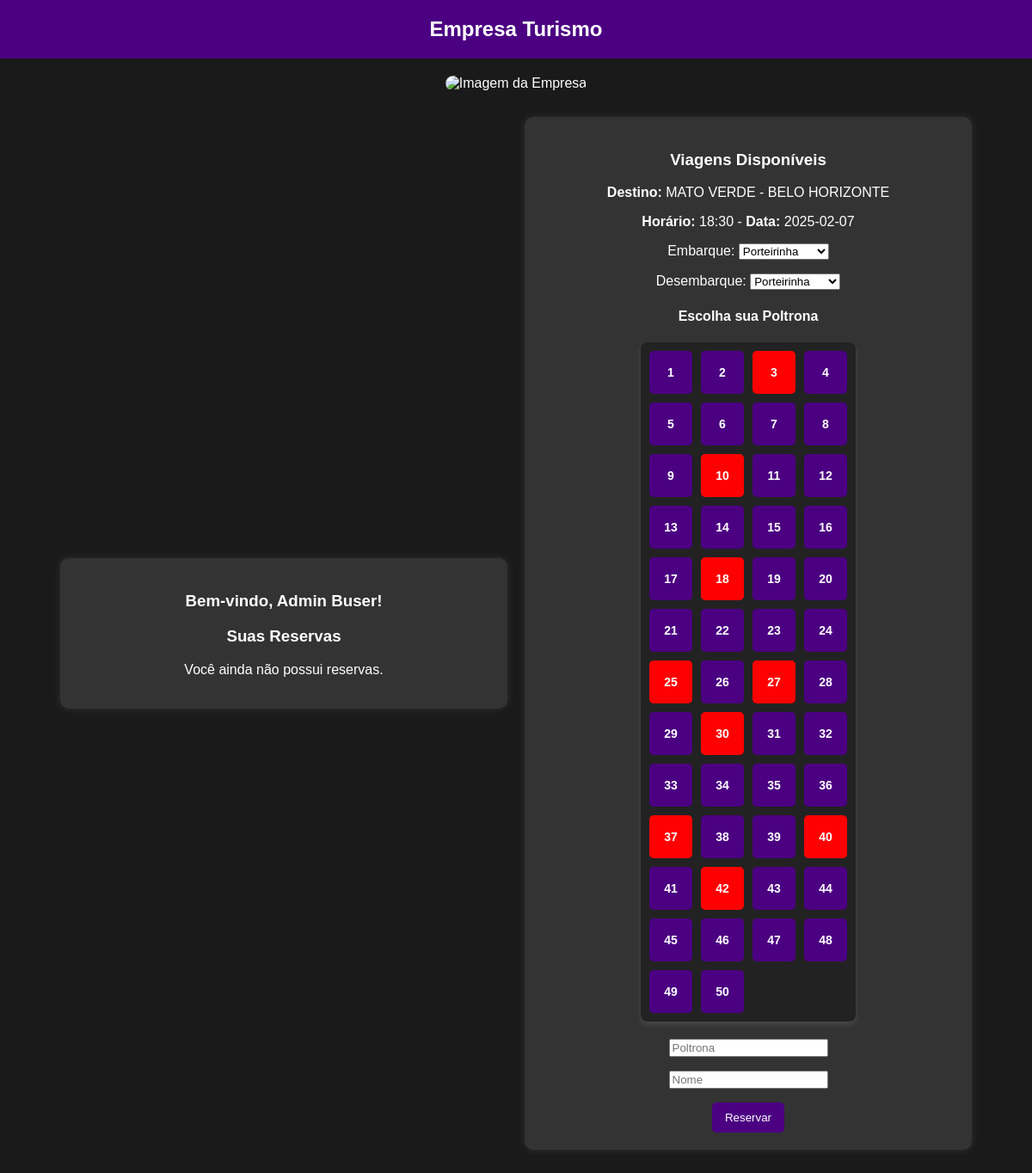
Screenshot of /user (signed in) with the database file from the repository.
### tables this page shows
CREATE TABLE usuarios (
                            id INTEGER PRIMARY KEY AUTOINCREMENT,
                            nome TEXT,
                            email TEXT UNIQUE,
                            senha TEXT,
                            tipo TEXT DEFAULT 'user',
                            idade INTEGER,
                            cidade TEXT);

CREATE TABLE viagens (
                            id INTEGER PRIMARY KEY AUTOINCREMENT,
                            origem TEXT,
                            destino TEXT,
                            data TEXT,
                            horario TEXT,
                            onibus TEXT);

### app.py (the view)
@app.route('/user')
def user():
    if 'usuario_id' in session:
        usuario_id = session['usuario_id']
        con = conectar_bd()
        cur = con.cursor()
        cur.execute("SELECT nome FROM usuarios WHERE id = ?", (usuario_id,))
        usuario = cur.fetchone()
        nome_usuario = usuario[0] if usuario else "Usuário"
        cur.execute("SELECT * FROM viagens")
        viagens = cur.fetchall()
        pontos_viagens = {}
        for viagem in viagens:
            viagem_id = viagem[0]
            cur.execute("SELECT parada FROM pontos_parada WHERE viagem_id = ? ORDER BY id", (viagem_id,))
            pontos = [row[0] for row in cur.fetchall()]
            pontos_viagens[viagem_id] = pontos  # Salva os pontos disponíveis na viagem
        cur.execute("""SELECT r.id, v.origem, v.destino, v.data, r.poltrona,
                              p_embarque.parada AS embarque, p_desembarque.parada AS desembarque, r.viagem_id
                       FROM reservas r
                       JOIN viagens v ON r.viagem_id = v.id
                       JOIN reservas_pontos rp ON r.id = rp.reserva_id
                       JOIN pontos_parada p_embarque ON rp.embarque_id = p_embarque.id
                       JOIN pontos_parada p_desembarque ON rp.desembarque_id = p_desembarque.id
                       WHERE r.usuario_id = ?""", (usuario_id,))
        reservas = cur.fetchall()
        poltronas_ocupadas = {}
        cur.execute("SELECT viagem_id, poltrona FROM reservas")
        todas_reservas = cur.fetchall()
        for viagem_id, poltrona in todas_reservas:
            if viagem_id not in poltronas_ocupadas:
                poltronas_ocupadas[viagem_id] = []
            poltronas_ocupadas[viagem_id].append(poltrona)
        pontos_embarque_desembarque = {}
        for viagem_id, pontos in pontos_viagens.items():
            pontos_embarque_desembarque[viagem_id] = {}
            for i, ponto in enumerate(pontos):
                embarque = ponto
                pontos_restantes = pontos[i + 1:]
                pontos_embarque_desembarque[viagem_id][embarque] = pontos_restantes
        con.close()
        print(reservas)
        return render_template('user.html', viagens=viagens, reservas=reservas,
                               nome_usuario=nome_usuario, poltronas_ocupadas=poltronas_ocupadas,
                               pontos_viagens=pontos_viagens, pontos_embarque_desembarque=pontos_embarque_desembarque)  # Passando a lógica de embarque/desembarque
    return redirect(url_for('login'))

### app.py (called while the page is built)
def conectar_bd():
    return sqlite3.connect('banco.db', check_same_thread=False)

### templates/user.html (shortened to what this page needs)
<!DOCTYPE html>
<html lang="pt-br">
<head>
</head>
<body>
    <div class="header">Empresa Turismo</div>
    <div class="image-container">
        <img src="https://gizmodo.uol.com.br/wp-content/blogs.dir/8/files/2023/04/onibus-double-decker-aguia-branca.jpg" alt="Imagem da Empresa">
    </div>
    <div class="container">
        <div class="left-panel">
            <h3>Bem-vindo, {{ nome_usuario }}!</h3>
            <h3>Suas Reservas</h3>
            <div class="info">
                {% if reservas %}
                    {% for reserva in reservas %}
                        <div class="viagem">
                            <p><strong>Destino:</strong> {{ reserva[2] }}</p>
                            <p><strong>Data:</strong> {{ reserva[3] }} - <strong>Poltrona:</strong> {{ reserva[4] }}</p>
                            <p><strong>Embarque:</strong> {{ reserva[5] }}</p>
                            <p><strong>Desembarque:</strong> {{ reserva[6] }}</p>
                        </div>
                    {% endfor %}
                {% else %}
                    <p>Você ainda não possui reservas.</p>
                {% endif %}
            </div>
        </div>
        <div class="right-panel">
            <h3>Viagens Disponíveis</h3>
            {% if viagens %}
                {% for viagem in viagens %}
                    <div class="viagem">
                        <p><strong>Destino:</strong> {{ viagem[2] }}</p>
                        <p><strong>Horário:</strong> {{ viagem[4] }} - <strong>Data:</strong> {{ viagem[3] }}</p>
                        <p>
                        <form method="POST" action="/reservar">
                            <label for="embarque_{{ viagem[0] }}">Embarque:</label>
                            <select id="embarque_{{ viagem[0] }}" name="embarque" required onchange="atualizarDesembarque('embarque_{{ viagem[0] }}', 'desembarque_{{ viagem[0] }}')">
                                {% for opcao in pontos_viagens[viagem[0]] %}
                                    <option value="{{ opcao }}">{{ opcao }}</option>
                                {% endfor %}
                            </select>
                        </p>
                        <p>
                            <label for="desembarque_{{ viagem[0] }}">Desembarque:</label>
                            <select id="desembarque_{{ viagem[0] }}" name="desembarque" required>
                                {% for opcao in pontos_viagens[viagem[0]] %}
                                    <option value="{{ opcao }}">{{ opcao }}</option>
                                {% endfor %}
                            </select>
                        </p>
                        <h4>Escolha sua Poltrona</h4>
                        <div class="poltronas">
                            {% for i in range(1, 51) %}
                                <div class="poltrona {% if i in poltronas_ocupadas[viagem[0]] %}ocupada{% endif %}" onclick="selecionarPoltrona(this, 'poltrona_{{ viagem[0] }}')">
                                    {{ i }}
                                </div>
                            {% endfor %}
                        </div>
                            <input type="number" id="poltrona_{{ viagem[0] }}" name="poltrona" placeholder="Poltrona" required readonly>
                            <p><input type="text" name="nome" placeholder="Nome" required></p>
                            <button type="submit" class="btn">Reservar</button>
                    </div>
                {% endfor %}
            {% else %}
                <p>Nenhuma viagem disponível no momento.</p>
            {% endif %}
        </div>
    </div>
</body>
</html>

### templates/user.html (style rules this page uses)
body { font-family: Arial, sans-serif; background-color: #1a1a1a; color: white; text-align: center; margin: 0; padding: 0; }
.header { background-color: #4B0082; padding: 20px; font-size: 24px; font-weight: bold; }
.container { display: flex; flex-wrap: wrap; justify-content: center; align-items: center; width: 90%; margin: 20px auto; }
.left-panel, .right-panel { background: #333; padding: 20px; border-radius: 10px; box-shadow: 0px 0px 10px rgba(255, 255, 255, 0.1); flex: 1; margin: 10px; min-width: 300px; }
.poltronas { display: grid; grid-template-columns: repeat(4, auto); gap: 10px; justify-content: center; margin: 20px auto; padding: 10px; width: fit-content; background: #222; border-radius: 8px; box-shadow: 0px 4px 6px rgba(255, 255, 255, 0.1); }
.poltrona { width: 50px; height: 50px; background-color: #4B0082; color: white; border-radius: 5px; display: flex; align-items: center; justify-content: center; font-size: 14px; font-weight: bold; cursor: pointer; }
.poltrona.ocupada { background-color: red; cursor: not-allowed; }
.btn { background-color: #4B0082; color: white; border: none; padding: 10px 15px; cursor: pointer; border-radius: 5px; }
.image-container { margin-top: 20px; }
.image-container img { max-width: 100%; height: auto; border-radius: 10px; }

### rows the page displays
usuarios: nome "Admin Buser"
viagens: destino "MATO VERDE - BELO HORIZONTE", horario "18:30", data "2025-02-07", i "1" "2" "3" "4" "5" "6" "7" "8" "9" "10" "11" "12" "13" "14" "15" "16" "17" "18" "19" "20" "21" "22" "23" "24" "25" "26" "27" "28" "29" "30" "31" "32" "33" "34" "35" "36" "37" "38" "39" "40" "41" "42" "43" "44" "45" "46" "47" "48" "49" "50"

### other values shown
form field embarque "Porteirinha"
form field desembarque "Porteirinha"
